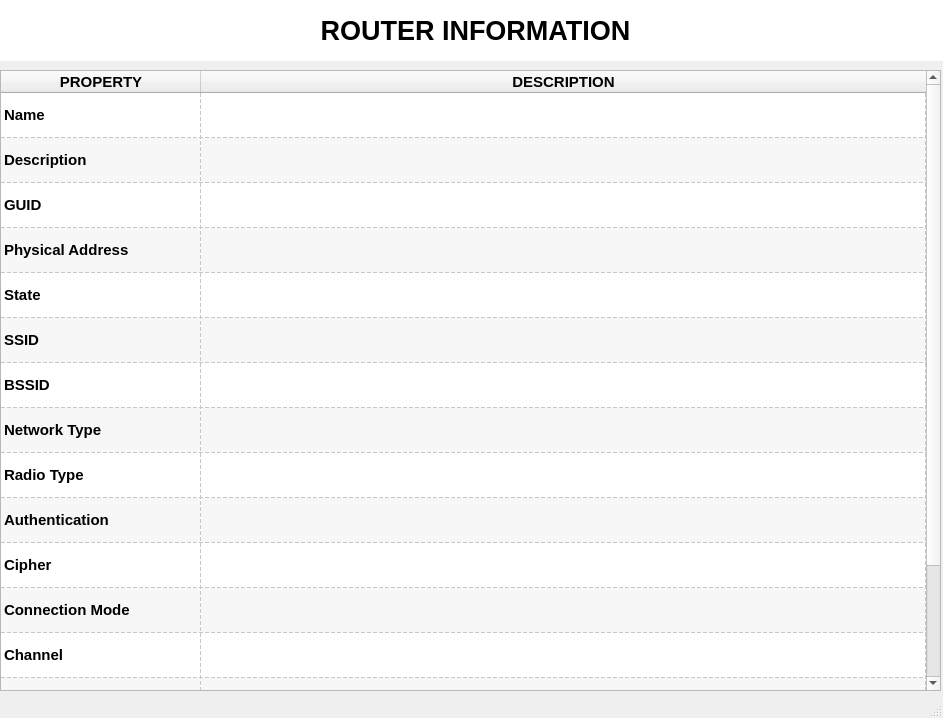
<?xml version="1.0" encoding="UTF-8"?>
<ui version="4.0">
 <class>MainWindow</class>
 <widget class="QMainWindow" name="MainWindow">
  <property name="geometry">
   <rect>
    <x>0</x>
    <y>0</y>
    <width>943</width>
    <height>718</height>
   </rect>
  </property>
  <property name="windowTitle">
   <string>MainWindow</string>
  </property>
  <widget class="QWidget" name="centralwidget">
   <widget class="QLabel" name="label">
    <property name="geometry">
     <rect>
      <x>0</x>
      <y>0</y>
      <width>951</width>
      <height>61</height>
     </rect>
    </property>
    <property name="font">
     <font>
      <pointsize>20</pointsize>
      <weight>75</weight>
      <bold>true</bold>
     </font>
    </property>
    <property name="styleSheet">
     <string notr="true">QLabel{
background-color:white
}</string>
    </property>
    <property name="text">
     <string>ROUTER INFORMATION</string>
    </property>
    <property name="alignment">
     <set>Qt::AlignCenter</set>
    </property>
   </widget>
   <widget class="QTableWidget" name="description">
    <property name="geometry">
     <rect>
      <x>0</x>
      <y>70</y>
      <width>941</width>
      <height>621</height>
     </rect>
    </property>
    <property name="minimumSize">
     <size>
      <width>601</width>
      <height>0</height>
     </size>
    </property>
    <property name="font">
     <font>
      <pointsize>11</pointsize>
      <weight>75</weight>
      <bold>true</bold>
     </font>
    </property>
    <property name="autoFillBackground">
     <bool>true</bool>
    </property>
    <property name="styleSheet">
     <string notr="true"/>
    </property>
    <property name="editTriggers">
     <set>QAbstractItemView::NoEditTriggers</set>
    </property>
    <property name="dragEnabled">
     <bool>true</bool>
    </property>
    <property name="alternatingRowColors">
     <bool>true</bool>
    </property>
    <property name="gridStyle">
     <enum>Qt::DashLine</enum>
    </property>
    <attribute name="horizontalHeaderDefaultSectionSize">
     <number>200</number>
    </attribute>
    <attribute name="horizontalHeaderShowSortIndicator" stdset="0">
     <bool>false</bool>
    </attribute>
    <attribute name="horizontalHeaderStretchLastSection">
     <bool>true</bool>
    </attribute>
    <attribute name="verticalHeaderVisible">
     <bool>false</bool>
    </attribute>
    <attribute name="verticalHeaderMinimumSectionSize">
     <number>45</number>
    </attribute>
    <row>
     <property name="text">
      <string>info1</string>
     </property>
    </row>
    <row>
     <property name="text">
      <string>New Row</string>
     </property>
    </row>
    <row>
     <property name="text">
      <string>New Row</string>
     </property>
    </row>
    <row>
     <property name="text">
      <string>New Row</string>
     </property>
    </row>
    <row>
     <property name="text">
      <string>New Row</string>
     </property>
    </row>
    <row>
     <property name="text">
      <string>New Row</string>
     </property>
    </row>
    <row>
     <property name="text">
      <string>New Row</string>
     </property>
    </row>
    <row>
     <property name="text">
      <string>New Row</string>
     </property>
    </row>
    <row>
     <property name="text">
      <string>New Row</string>
     </property>
    </row>
    <row>
     <property name="text">
      <string>New Row</string>
     </property>
    </row>
    <row>
     <property name="text">
      <string>New Row</string>
     </property>
    </row>
    <row>
     <property name="text">
      <string>New Row</string>
     </property>
    </row>
    <row>
     <property name="text">
      <string>New Row</string>
     </property>
    </row>
    <row>
     <property name="text">
      <string>New Row</string>
     </property>
    </row>
    <row>
     <property name="text">
      <string>New Row</string>
     </property>
    </row>
    <row>
     <property name="text">
      <string>New Row</string>
     </property>
    </row>
    <column>
     <property name="text">
      <string>PROPERTY</string>
     </property>
    </column>
    <column>
     <property name="text">
      <string>DESCRIPTION</string>
     </property>
    </column>
    <item row="0" column="0">
     <property name="text">
      <string>Name</string>
     </property>
    </item>
    <item row="1" column="0">
     <property name="text">
      <string>Description</string>
     </property>
    </item>
    <item row="1" column="1">
     <property name="text">
      <string/>
     </property>
    </item>
    <item row="2" column="0">
     <property name="text">
      <string>GUID</string>
     </property>
    </item>
    <item row="3" column="0">
     <property name="text">
      <string>Physical Address</string>
     </property>
    </item>
    <item row="4" column="0">
     <property name="text">
      <string>State</string>
     </property>
    </item>
    <item row="5" column="0">
     <property name="text">
      <string>SSID</string>
     </property>
    </item>
    <item row="6" column="0">
     <property name="text">
      <string>BSSID</string>
     </property>
    </item>
    <item row="7" column="0">
     <property name="text">
      <string>Network Type</string>
     </property>
    </item>
    <item row="8" column="0">
     <property name="text">
      <string>Radio Type</string>
     </property>
    </item>
    <item row="9" column="0">
     <property name="text">
      <string>Authentication</string>
     </property>
    </item>
    <item row="10" column="0">
     <property name="text">
      <string>Cipher</string>
     </property>
    </item>
    <item row="11" column="0">
     <property name="text">
      <string>Connection Mode</string>
     </property>
    </item>
    <item row="12" column="0">
     <property name="text">
      <string>Channel</string>
     </property>
    </item>
    <item row="13" column="0">
     <property name="text">
      <string>Receive rate (Mbps)</string>
     </property>
    </item>
    <item row="14" column="0">
     <property name="text">
      <string>Transprit rate (Mbps)</string>
     </property>
    </item>
    <item row="15" column="0">
     <property name="text">
      <string>Signal</string>
     </property>
    </item>
   </widget>
  </widget>
  <widget class="QStatusBar" name="statusbar"/>
 </widget>
 <resources/>
 <connections/>
</ui>
